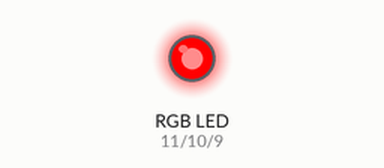
Simulated run of this sketch. Board: Arduino Uno, built with avr-gcc and run on an emulated ATmega328P. Parts: an RGB LED mixed from three pins (HIGH = lit).

Above: at 0.05 s.
At 1.95 s:
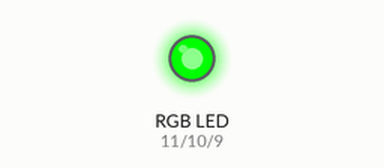
At 2.95 s:
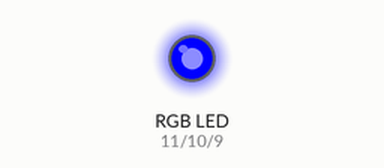
At 3.95 s:
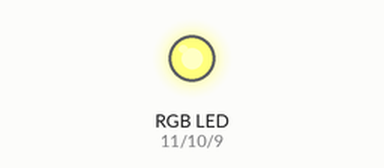
At 5.95 s:
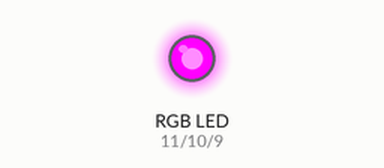
At 7.95 s:
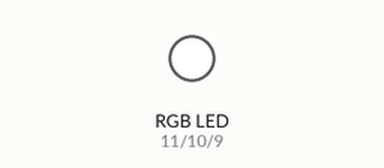
Timing chart, 0 to 10.4 s (numbered marks = the images above):
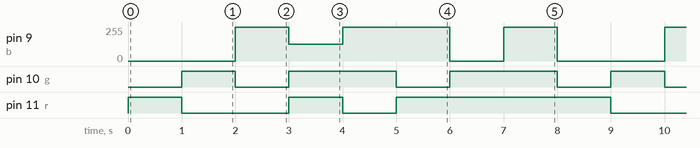

The sketch:

RGB.ino
```cpp
int r= 11;
int g= 10;
int b = 9;

void setup()
{
  pinMode(r, OUTPUT);
  pinMode(g, OUTPUT);
  pinMode(b, OUTPUT);
}

void loop()
{
  RGB(255, 0, 0); // Red
  delay(1000);
  RGB(0, 255, 0); // Green
  delay(1000);
  RGB(0, 0, 255); // Blue
  delay(1000);
  RGB(255, 255, 125); // Raspberry
  delay(1000);
  RGB(0, 255, 255); // Cyan
  delay(1000);
  RGB(255, 0, 255); // Magenta
  delay(1000);
  RGB(255, 255, 0); // Yellow
  delay(1000);
  RGB(255, 255, 255); // White
  delay(1000);
}

void RGB(int red, int green, int blue)
 {
   analogWrite(r, red);
   analogWrite(g, green);
   analogWrite(b, blue);
 }
```

Measured:
- by itself, pin 9 (b): repeats every 8.0 s: 125/255 1.0 s, 255/255 2.0 s, 0/255 1.0 s, 255/255 1.0 s, 0/255 2.0 s, 255/255 1.0 s
- by itself, pin 10 (g): repeats every 8.0 s: 2 × (LOW 1.0 s, HIGH 2.0 s), LOW 1.0 s, HIGH 1.0 s
- by itself, pin 11 (r): repeats every 8.0 s: LOW 2.0 s, HIGH 1.0 s, LOW 1.0 s, HIGH 4.0 s
